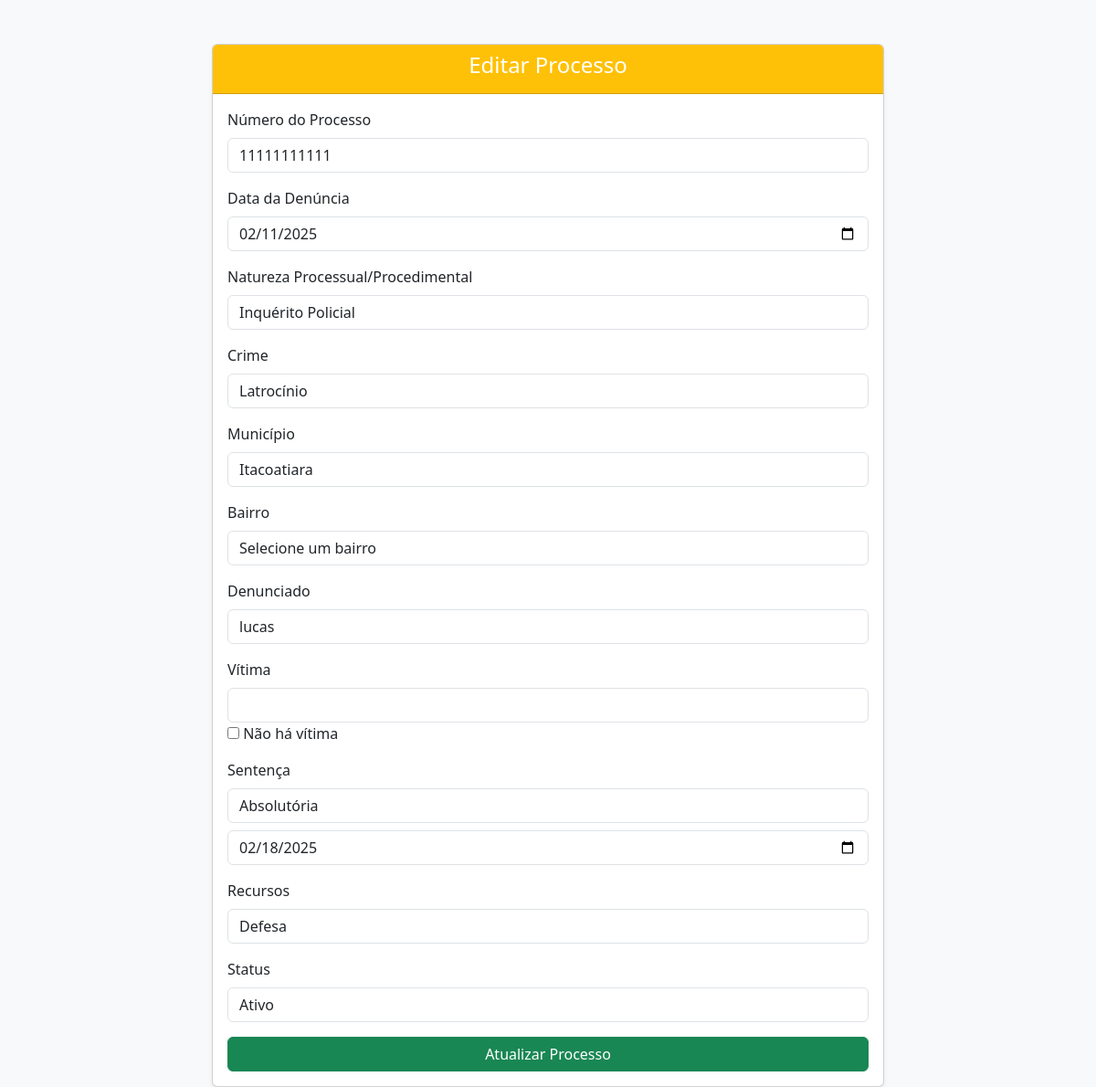
The page /controllers/editar_processo.php?id=20 (signed in) on the database its author committed.
### tables this page shows
CREATE TABLE `processos` (
  `id` int(11) NOT NULL,
  `numero` varchar(50) NOT NULL,
  `natureza` varchar(255) NOT NULL,
  `data_denuncia` date NOT NULL,
  `denunciado` varchar(100) NOT NULL,
  `status` enum('Cadastrado','Finalizado') DEFAULT 'Cadastrado',
  `usuario_id` int(11) NOT NULL,
  `outra_natureza` varchar(255) DEFAULT NULL,
  `local_municipio` varchar(100) NOT NULL,
  `local_bairro` varchar(100) NOT NULL,
  `vitima` varchar(255) DEFAULT NULL,
  `outro_crime` varchar(255) DEFAULT NULL,
  `sentenca` varchar(100) DEFAULT NULL,
  `outra_sentenca` varchar(255) DEFAULT NULL,
  `data_sentenca` date DEFAULT NULL,
  `recursos` varchar(50) DEFAULT NULL,
  `crime_id` int(11) DEFAULT NULL
);

### controllers/editar_processo.php (the view, shortened to what this page needs)
<?php
global $pdo;
if (isset($_GET['id']) && is_numeric($_GET['id'])) {
    $id = $_GET['id'];
    try {
        $stmt_crimes = $pdo->prepare("SELECT id, nome FROM crimes");
        $stmt_crimes->execute();
        $crimes = $stmt_crimes->fetchAll(PDO::FETCH_ASSOC);
        $stmt_municipios = $pdo->prepare("SELECT id, nome FROM municipios");
        $stmt_municipios->execute();
        $municipios = $stmt_municipios->fetchAll(PDO::FETCH_ASSOC);
        $stmt = $pdo->prepare("
            SELECT processos.*,
                   crimes.id AS crime_id, crimes.nome AS nome_crime,
                   municipios.id AS municipio_id, municipios.nome AS nome_municipio,
                   bairros.id AS bairro_id, bairros.nome AS nome_bairro
            FROM processos
            LEFT JOIN crimes ON processos.crime_id = crimes.id
            LEFT JOIN municipios ON processos.local_municipio = municipios.id
            LEFT JOIN bairros ON processos.local_bairro = bairros.id
            WHERE processos.id = :id
        ");
        $stmt->bindParam(':id', $id, PDO::PARAM_INT);
        $stmt->execute();
        $processo = $stmt->fetch(PDO::FETCH_ASSOC);
    } catch (PDOException $e) {
        $_SESSION['mensagem'] = "Erro no banco: " . $e->getMessage();
        header("Location: ../views/listar_processos.php");
        exit();
    }
} else {
    $_SESSION['mensagem'] = "ID inválido.";
    header("Location: ../views/listar_processos.php");
    exit();
}
?>
<!DOCTYPE html>
<html lang="pt">
<head>
    <link href="https://cdn.jsdelivr.net/npm/bootstrap@5.3.0/dist/css/bootstrap.min.css" rel="stylesheet">
</head>
<body class="bg-light">
    <div class="container mt-5">
        <div class="row justify-content-center">
            <div class="col-md-8">
                <div class="card shadow-sm">
                    <div class="card-header bg-warning text-white text-center">
                        <h4>Editar Processo</h4>
                    </div>
                    <div class="card-body">
                        <form action="" method="POST">
                            <div class="mb-3">
                                <label for="numero" class="form-label">Número do Processo</label>
                                <input type="text" class="form-control" id="numero" name="numero" required
                                    value="<?= htmlspecialchars($processo['numero']) ?>">
                            </div>
                            <div class="mb-3">
                                <label for="data_denuncia" class="form-label">Data da Denúncia</label>
                                <input type="date" class="form-control" id="data_denuncia" name="data_denuncia" required
                                    value="<?= $processo['data_denuncia'] ?>">
                            </div>
                            <div class="mb-3">
                                <label for="natureza" class="form-label">Natureza Processual/Procedimental</label>
                                <select class="form-control" id="natureza" name="natureza"
                                    onchange="toggleOutraNatureza()" required>
                                    <option value="Inquérito Policial"
                                        <?= $processo['natureza'] == "Inquérito Policial" ? "selected" : "" ?>>Inquérito
                                        Policial</option>
                                </select>
                            </div>
                            <div class="mb-3">
                                <label for="crime" class="form-label">Crime</label>
                                <select class="form-control" id="crime" name="crime" onchange="toggleOutroCrime()"
                                    required>
                                    <?php foreach ($crimes as $crime): ?>
                                    <option value="<?= $crime['id'] ?>"
                                        <?= ($crime['id'] == $processo['crime_id']) ? "selected" : "" ?>>
                                        <?= htmlspecialchars($crime['nome']) ?>
                                    </option>
                                    <?php endforeach; ?>
                                </select>
                            </div>
                            <div class="mb-3">
                                <label for="municipio" class="form-label">Município</label>
                                <select class="form-control" id="municipio" name="local_municipio"
                                    onchange="carregarBairros()" required>
                                    <?php foreach ($municipios as $municipio): ?>
                                    <option value="<?= $municipio['id'] ?>"
                                        <?= ($municipio['id'] == ($processo['municipio_id'] ?? '')) ? "selected" : "" ?>>
                                        <?= htmlspecialchars($municipio['nome']) ?>
                                    </option>
                                    <?php endforeach; ?>
                                </select>
                            </div>
                            <div class="mb-3">
                                <label for="bairro" class="form-label">Bairro</label>
                                <select class="form-control" id="bairro" name="local_bairro" required>
                                    <option value="">Selecione um bairro</option>
                                </select>
                            </div>
                            <div class="mb-3">
                                <label for="denunciado" class="form-label">Denunciado</label>
                                <input type="text" class="form-control" id="denunciado" name="denunciado"
                                    value="<?= htmlspecialchars($processo['denunciado'] ?? '') ?>">
                            </div>
                            <div class="mb-3">
                                <label for="vitima" class="form-label">Vítima</label>
                                <input type="text" class="form-control" id="vitima" name="vitima"
                                    value="<?= htmlspecialchars($processo['vitima'] ?? '') ?>">
                                <input type="checkbox" id="semVitima" onclick="toggleVitima()"> Não há vítima
                            </div>
                            <div class="mb-3">
                                <label for="sentenca" class="form-label">Sentença</label>
                                <select class="form-control" id="sentenca" name="sentenca" onchange="toggleSentenca()"
                                    required>
                                    <option value="Absolutória"
                                        <?= $processo['sentenca'] == "Absolutória" ? "selected" : "" ?>>Absolutória
                                    </option>
                                </select>
                                <input type="date" class="form-control mt-2" id="dataSentenca" name="data_sentenca"
                                    value="<?= $processo['data_sentenca'] ?>">
                            </div>
                            <div class="mb-3">
                                <label for="recursos" class="form-label">Recursos</label>
                                <select class="form-control" id="recursos" name="recursos" required>
                                    <option value="Defesa" <?= $processo['recursos'] == "Defesa" ? "selected" : "" ?>>
                                        Defesa</option>
                                </select>
                            </div>
                            <div class="mb-3">
                                <label for="status" class="form-label">Status</label>
                                <select class="form-control" name="status" required>
                                    <option value="Ativo" <?= ($processo['status'] === 'Ativo') ? 'selected' : '' ?>>
                                        Ativo
                                    </option>
                                </select>
                            </div>
                            <button type="submit" class="btn btn-success w-100" name="atualizar">Atualizar
                                Processo</button>
                        </form>
                    </div>
                </div>
            </div>
        </div>
    </div>
</body>
</html>

### rows shown on the page
processos: numero "11111111111", data_denuncia "02/11/2025", natureza "Inquérito Policial", denunciado "lucas", sentenca "Absolutória", data_sentenca "02/18/2025", recursos "Defesa"

### other values the page prints
form field crime "Latrocínio"
form field local_municipio "Itacoatiara"
